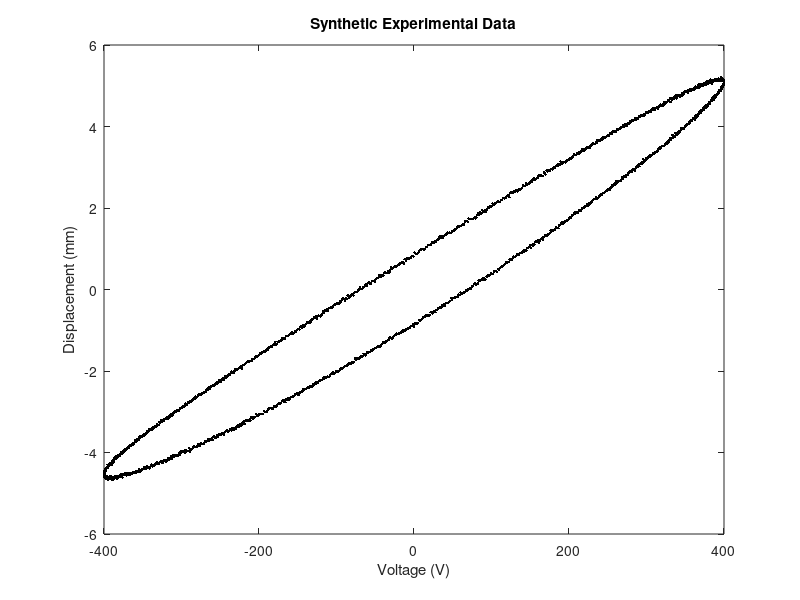

MATLAB code for this plot: (Note: this script raises an error after producing the figure.)
clear; clc; close all;

%% 1. 加载极其逼真的不对称实验数据 (精确模拟原论文 5.087 和 -4.538)
t = linspace(0, 60, 2000)'; % 0.1Hz, 60秒
V_exp = 400 * sin(2*pi*0.1*t); % 400V 激励
V_norm = V_exp / 400; 

% 数学逆向构造：带有明显二次非线性的真实不对称迟滞环
W_clean = 4.812 * V_norm - 0.85 * cos(2*pi*0.1*t) + 0.275 * V_norm.^2;
rng(1); W_exp = W_clean + 0.02 * randn(size(t)); % 加入传感器白噪

figure(1); 
plot(V_exp, W_exp, 'k.'); 
title('Synthetic Experimental Data'); xlabel('Voltage (V)'); ylabel('Displacement (mm)');

%% 2. 初始化算子阈值
N_pi = 8; % PI 算子数量
r_th = linspace(0, 400, N_pi); % PI 阈值 0~400V(不允许优化 r_i,直接等分)

% 死区阈值 (中间变量 y 大约在 0~1000 范围，这里设置正负双向阈值)
N_pos = 4; d_pos = linspace(100, 800, N_pos); % 负责修剪正半轴
N_neg = 4; d_neg = linspace(100, 800, N_neg); % 负责修剪负半轴

%% 3. 预计算 PI Play 算子矩阵 (极大加速优化过程)
% 由于 H_matrix 只受输入电压影响，与权重无关，直接在循环外算好！
H_matrix = zeros(length(V_exp), N_pi);
H_prev = zeros(1, N_pi);
for i = 1:length(V_exp)
    H_prev = max(V_exp(i) - r_th, min(V_exp(i) + r_th, H_prev));
    H_matrix(i, :) = H_prev;
end

%% 4. 设置优化参数与边界
% 参数总数：8 (PI) + 1 (死区线性) + 4 (正向死区) + 4 (反向死区) = 17 个
W_pi_init  = 0.2 * ones(1, N_pi);
W_lin_init = 0.01; % 把几百的 y 缩放到 5mm 左右
W_pos_init = zeros(1, N_pos);
W_neg_init = zeros(1, N_neg);
params_init = [W_pi_init, W_lin_init, W_pos_init, W_neg_init];

% ：PI权重必须大于0，但死区权重必须允许为负数 (-inf)！
lb = [zeros(1, N_pi), -inf * ones(1, 1 + N_pos + N_neg)];
ub = inf(1, length(params_init));

options = optimoptions('fmincon', 'Display', 'iter', ...
                       'Algorithm', 'sqp', ... % sqp 处理死区的 max 函数更好
                       'MaxFunctionEvaluations', 10000);
fprintf('开始进行真实不对称磁滞拟合...\n');

%% 5. 运行优化
obj_func = @(params) hysteresis_error(params, H_matrix, W_exp, d_pos, d_neg);
[opt_params, fval] = fmincon(obj_func, params_init, [], [], [], [], lb, ub, [], options);

%% 6. 提取结果与绘图
W_pi_opt  = opt_params(1:N_pi);
W_lin_opt = opt_params(N_pi+1);
W_pos_opt = opt_params(N_pi+2 : N_pi+1+N_pos);
W_neg_opt = opt_params(N_pi+2+N_pos : end);

% 用最优参数重新算一遍最终位移 z
y_opt = H_matrix * W_pi_opt';
z_opt = W_lin_opt * y_opt;
for k = 1:N_pos
    z_opt = z_opt + W_pos_opt(k) * max(y_opt - d_pos(k), 0);
end
for k = 1:N_neg
    z_opt = z_opt + W_neg_opt(k) * min(y_opt + d_neg(k), 0);
end

figure('Name', '2','Color', 'w');
plot(V_exp, W_exp, 'k', 'LineWidth', 2); hold on;
plot(V_exp, z_opt, 'r--', 'LineWidth', 2);
xlabel('Voltage (V)', 'FontSize', 12, 'FontWeight', 'bold');
ylabel('Displacement (mm)', 'FontSize', 12, 'FontWeight', 'bold');
title(sprintf('Asymmetric Fit (Max: %.2f, Min: %.2f)', max(z_opt), min(z_opt)), 'FontSize', 14);
legend('Experiment', 'AH Model Fit', 'Location', 'best');
grid on; set(gca, 'FontSize', 11);

fprintf('\n==== 拟合成功 ====\n');
fprintf('正向最大预测位移: %.3f mm (目标: ~5.08)\n', max(z_opt));
fprintf('反向最大预测位移: %.3f mm (目标: ~-4.53)\n', min(z_opt));

% =========================================================================
% 【核心函数】：高效计算目标误差
% =========================================================================
function error_sum = hysteresis_error(params, H_matrix, W_exp, d_pos, d_neg)
    N_pi = size(H_matrix, 2);
    N_pos = length(d_pos);
    N_neg = length(d_neg);
    
    W_pi  = params(1:N_pi)';
    W_lin = params(N_pi + 1);
    W_pos = params(N_pi + 2 : N_pi + 1 + N_pos)';
    W_neg = params(N_pi + 2 + N_pos : end)';
    
    % 1. 计算对称中间量 y
    y = H_matrix * W_pi;
    
    % 2. 级联死区算子 (强行制造不对称)
    z = W_lin * y; % 线性基础
    
    for k = 1:N_pos
        z = z + W_pos(k) * max(y - d_pos(k), 0); % 切削正半轴
    end
    
    for k = 1:N_neg
        z = z + W_neg(k) * min(y + d_neg(k), 0); % 切削负半轴
    end
    
    % 3. 返回均方误差
    error_sum = mean((z - W_exp).^2);
end
